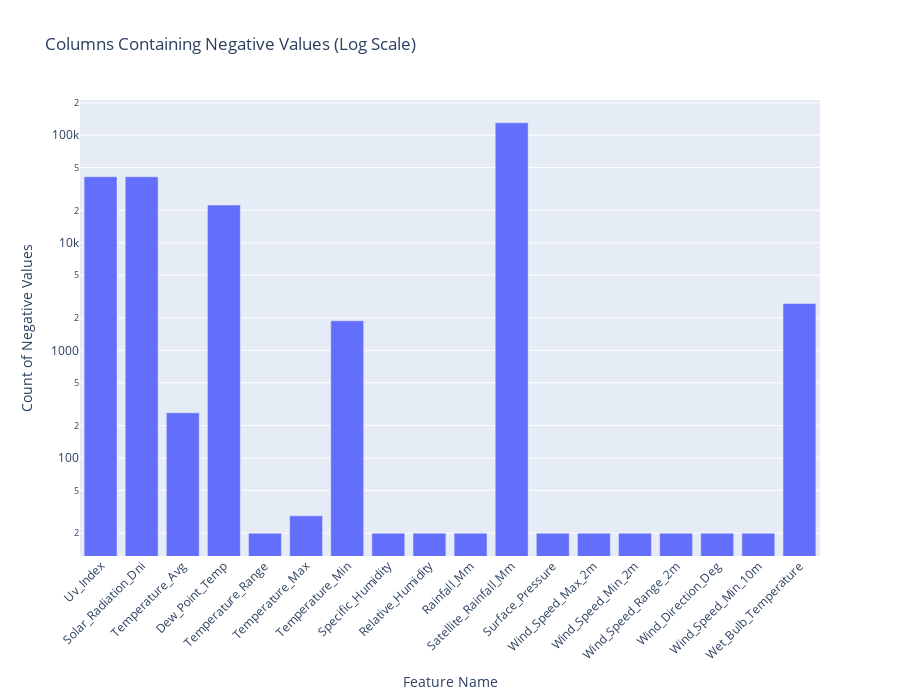

This figure's notebook cell:
### Markdown cell above
* **Columns Containing Negative Values (Log Scale)**

### Code cell
fig = px.bar(
    negative_counts,
    x="Column_Name",
    y="Negative_Value_Count",
    title="Columns Containing Negative Values (Log Scale)",
    labels={
        "Column_Name": "Feature Name",
        "Negative_Value_Count": "Count of Negative Values"
    },
    log_y=True
)

fig.update_layout(
    height=700,
    xaxis_tickangle=-45
)

fig.show()

### Figure 1 — Plotly figure (JSON) as saved in the notebook; plotly's stock layout.template omitted (floating-point values rounded to 4 significant figures)
{"data": [{"hovertemplate": "Feature Name=%{x}<br>Count of Negative Values=%{y}<extra></extra>", "legendgroup": "", "marker": {"color": "#636efa", "pattern": {"shape": ""}}, "name": "", "orientation": "v", "showlegend": false, "textposition": "auto", "type": "bar", "x": ["Uv_Index", "Solar_Radiation_Dni", "Temperature_Avg", "Dew_Point_Temp", "Temperature_Range", "Temperature_Max", "Temperature_Min", "Specific_Humidity", "Relative_Humidity", "Rainfall_Mm", "Satellite_Rainfall_Mm", "Surface_Pressure", "Wind_Speed_Max_2m", "Wind_Speed_Min_2m", "Wind_Speed_Range_2m", "Wind_Direction_Deg", "Wind_Speed_Min_10m", "Wet_Bulb_Temperature"], "xaxis": "x", "y": [41070, 41070, 263, 22400, 20, 29, 1883, 20, 20, 20, 130230, 20, 20, 20, 20, 20, 20, 2732], "yaxis": "y"}], "layout": {"barmode": "relative", "height": 700, "legend": {"tracegroupgap": 0}, "title": {"text": "Columns Containing Negative Values (Log Scale)"}, "xaxis": {"anchor": "y", "domain": [0, 1], "tickangle": -45, "title": {"text": "Feature Name"}}, "yaxis": {"anchor": "x", "domain": [0, 1], "title": {"text": "Count of Negative Values"}, "type": "log"}}}
